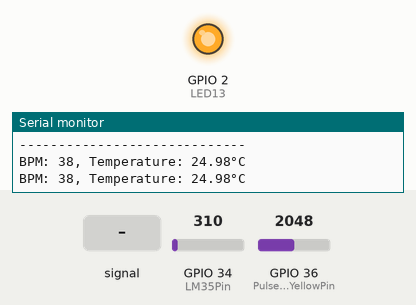
Bench run of a sketch on a simulated ESP32. Shown: output pins drawn as LEDs (lit = HIGH), the last lines printed to the serial monitor. Inputs (shaded band) come from the test bench; at power-on: GPIO 36 (PulseSensorYellowPin) = 2048, GPIO 34 (LM35Pin) = 310. WiFi joins after 1.5 s; servers stay silent unless stated; random numbers use the default seed unless the sketch sets one; no MQTT or app messages arrive unless stated.

Above: at 2.7 s.
2.8 s: GPIO 36 (PulseSensorYellowPin) fed a 200 Hz sine of ±327 counts around its level
At 3.06 s:
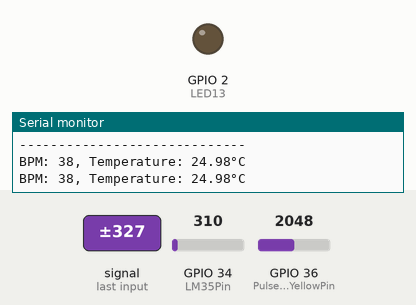
6.3 s: GPIO 36 (PulseSensorYellowPin) set to 2866
7.8 s: GPIO 36 (PulseSensorYellowPin) set to 2044
9.3 s: GPIO 36 (PulseSensorYellowPin) set to 1954
At 9.8 s:
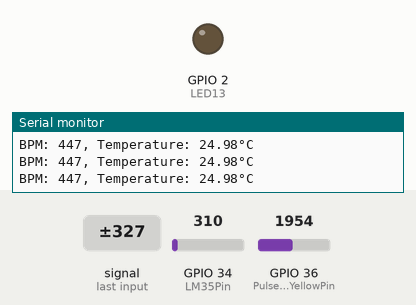
10.8 s: GPIO 36 (PulseSensorYellowPin) set to 2040
At 12.2 s:
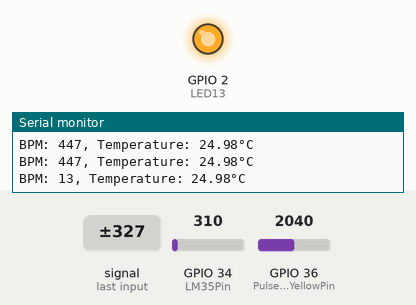
Timing chart, 0 to 13.3 s (numbered marks = the images above; inputs shaded):
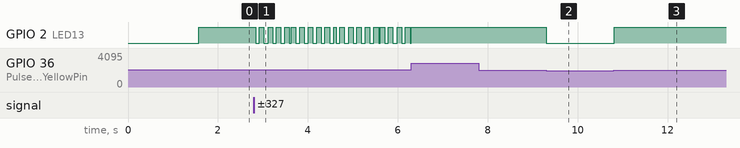

Measured:
- after the input at 2.8 s, GPIO 2 (LED13): HIGH → LOW at once, then moves between LOW and HIGH, repeating every 0.53 s
- after the input at 9.3 s, GPIO 2 (LED13): HIGH → LOW at once
- after the input at 10.8 s, GPIO 2 (LED13): LOW → HIGH at once

The sketch:

main.ino
```cpp
#include <WiFi.h>
#include <PubSubClient.h>

// WiFi settings
const char* ssid = "YOUR_SSID_HERE";
const char* password = "YOUR_PASSWORD_HERE";

// MQTT settings
const char* mqtt_server = "test.mosquitto.org";
const int mqtt_port = 1883;

WiFiClient espClient;
PubSubClient client(espClient);

const int PulseSensorYellowPin = 36;
const int LM35Pin = 34;
const int LED13 = 2;

int Signal;
int Threshold = 2000;
unsigned long lastBeatTime = 0;
unsigned long IBI = 600;
int BPM;
boolean pulseDetected = false;
unsigned long lastPrintTime = 0;
const int printInterval = 1000;

bool mqttConnected = false;

void setup() {
  pinMode(LED13, OUTPUT);
  Serial.begin(115200);

  setup_wifi();
  client.setServer(mqtt_server, mqtt_port);
  client.setCallback(callback);

  connectMQTT();
}

void loop() {
  if (!mqttConnected) {
    connectMQTT();
  } else {
    client.loop();
    processHealthData();
  }
  delay(10);
}

void connectMQTT() {
  while (!client.connected()) {
    Serial.print("Connecting to MQTT...");
    String clientId = "ESP32Client-";
    clientId += String(random(0xffff), HEX);
    if (client.connect(clientId.c_str())) {
      Serial.println("connected");
      client.publish("health/status", "MQTT connected");
      mqttConnected = true;

      Serial.println("-----------------------------");
      Serial.println("MQTT Connection Established!");
      Serial.println("Starting health monitoring...");
      Serial.println("-----------------------------");
    } else {
      Serial.print("failed, rc=");
      Serial.print(client.state());
      Serial.println(" retrying in 5 seconds");
      delay(5000);
    }
  }
}

void processHealthData() {
  unsigned long currentTime = millis();
  Signal = analogRead(PulseSensorYellowPin);

  if (Signal > Threshold && !pulseDetected) {
    pulseDetected = true;
    digitalWrite(LED13, HIGH);

    IBI = currentTime - lastBeatTime;
    lastBeatTime = currentTime;

    if (IBI > 0) {
      int calculatedBPM = 60000 / IBI;
      BPM = calculatedBPM;
    }
  }

  if (Signal < Threshold && pulseDetected) {
    pulseDetected = false;
    digitalWrite(LED13, LOW);
  }

  if (currentTime - lastPrintTime >= printInterval) {
    float temperature = readTemperature();

    char msg[50];
    snprintf(msg, 50, "BPM: %d, Temperature: %.2f°C", BPM, temperature);
    Serial.println(msg);
    client.publish("health/bpm", String(BPM).c_str());
    client.publish("health/temperature", String(temperature).c_str());

    lastPrintTime = currentTime;
  }
}

float readTemperature() {
  int analogValue = analogRead(LM35Pin);
  float voltage = analogValue * (3.3 / 4095.0);
  float temperature = voltage * 100;
  return temperature;
}

void setup_wifi() {
  delay(10);
  Serial.println();
  Serial.print("Connecting to ");
  Serial.println(ssid);

  WiFi.begin(ssid, password);

  while (WiFi.status() != WL_CONNECTED) {
    delay(500);
    Serial.print(".");
  }

  Serial.println("");
  Serial.println("WiFi connected");
  Serial.println("IP address: ");
  Serial.println(WiFi.localIP());
}

void callback(char* topic, byte* message, unsigned int length) {
  Serial.print("Message arrived on topic: ");
  Serial.print(topic);
  Serial.print(". Message: ");
  String messageTemp;

  for (int i = 0; i < length; i++) {
    messageTemp += (char)message[i];
  }
  Serial.println(messageTemp);
}
```
